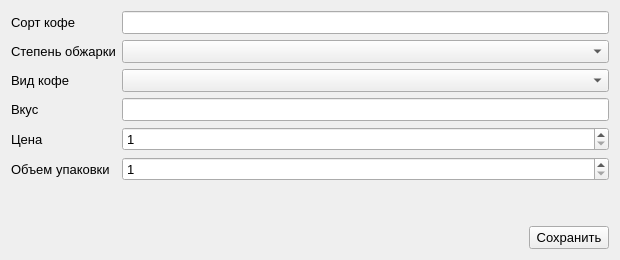
<?xml version="1.0" encoding="UTF-8"?>
<ui version="4.0">
 <class>Form</class>
 <widget class="QWidget" name="Form">
  <property name="geometry">
   <rect>
    <x>0</x>
    <y>0</y>
    <width>620</width>
    <height>260</height>
   </rect>
  </property>
  <property name="font">
   <font>
    <pointsize>10</pointsize>
   </font>
  </property>
  <property name="windowTitle">
   <string>Form</string>
  </property>
  <layout class="QVBoxLayout" name="verticalLayout">
   <item>
    <layout class="QFormLayout" name="formLayout">
     <item row="0" column="0">
      <widget class="QLabel" name="label">
       <property name="text">
        <string>Сорт кофе</string>
       </property>
      </widget>
     </item>
     <item row="0" column="1">
      <widget class="QLineEdit" name="le_title"/>
     </item>
     <item row="1" column="0">
      <widget class="QLabel" name="label_2">
       <property name="text">
        <string>Степень обжарки</string>
       </property>
      </widget>
     </item>
     <item row="1" column="1">
      <widget class="QComboBox" name="cb_degree"/>
     </item>
     <item row="2" column="0">
      <widget class="QLabel" name="label_3">
       <property name="text">
        <string>Вид кофе</string>
       </property>
      </widget>
     </item>
     <item row="2" column="1">
      <widget class="QComboBox" name="cb_type"/>
     </item>
     <item row="3" column="0">
      <widget class="QLabel" name="label_4">
       <property name="text">
        <string>Вкус</string>
       </property>
      </widget>
     </item>
     <item row="3" column="1">
      <widget class="QLineEdit" name="le_taste"/>
     </item>
     <item row="4" column="0">
      <widget class="QLabel" name="label_5">
       <property name="text">
        <string>Цена</string>
       </property>
      </widget>
     </item>
     <item row="5" column="0">
      <widget class="QLabel" name="label_6">
       <property name="text">
        <string>Объем упаковки</string>
       </property>
      </widget>
     </item>
     <item row="4" column="1">
      <widget class="QSpinBox" name="sb_price">
       <property name="minimum">
        <number>1</number>
       </property>
       <property name="maximum">
        <number>999999999</number>
       </property>
      </widget>
     </item>
     <item row="5" column="1">
      <widget class="QSpinBox" name="sb_volume">
       <property name="minimum">
        <number>1</number>
       </property>
       <property name="maximum">
        <number>999999999</number>
       </property>
       <property name="value">
        <number>1</number>
       </property>
      </widget>
     </item>
    </layout>
   </item>
   <item>
    <layout class="QHBoxLayout" name="horizontalLayout">
     <item>
      <spacer name="horizontalSpacer">
       <property name="orientation">
        <enum>Qt::Horizontal</enum>
       </property>
       <property name="sizeHint" stdset="0">
        <size>
         <width>40</width>
         <height>20</height>
        </size>
       </property>
      </spacer>
     </item>
     <item>
      <widget class="QPushButton" name="pb_save">
       <property name="text">
        <string>Сохранить</string>
       </property>
      </widget>
     </item>
    </layout>
   </item>
  </layout>
 </widget>
 <resources/>
 <connections/>
</ui>
